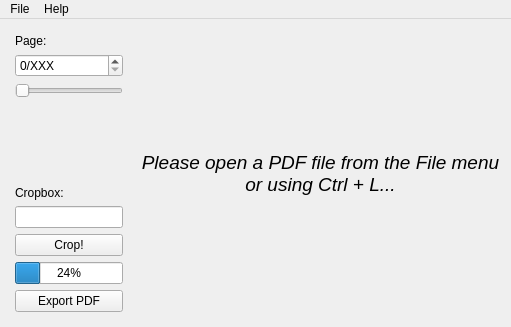
<?xml version="1.0" encoding="UTF-8"?>
<ui version="4.0">
 <class>MainWindow</class>
 <widget class="QMainWindow" name="MainWindow">
  <property name="geometry">
   <rect>
    <x>0</x>
    <y>0</y>
    <width>511</width>
    <height>327</height>
   </rect>
  </property>
  <property name="windowTitle">
   <string>PdfCrop</string>
  </property>
  <widget class="QWidget" name="centralWidget">
   <property name="enabled">
    <bool>true</bool>
   </property>
   <layout class="QHBoxLayout" name="horizontalLayout">
    <property name="spacing">
     <number>0</number>
    </property>
    <property name="margin">
     <number>4</number>
    </property>
    <item>
     <widget class="QWidget" name="pager" native="true">
      <property name="enabled">
       <bool>true</bool>
      </property>
      <property name="sizePolicy">
       <sizepolicy hsizetype="Fixed" vsizetype="Preferred">
        <horstretch>0</horstretch>
        <verstretch>0</verstretch>
       </sizepolicy>
      </property>
      <layout class="QVBoxLayout" name="verticalLayout">
       <item>
        <widget class="QLabel" name="label_2">
         <property name="text">
          <string>Page:</string>
         </property>
        </widget>
       </item>
       <item>
        <widget class="QSpinBox" name="pageValue">
         <property name="suffix">
          <string>/XXX</string>
         </property>
        </widget>
       </item>
       <item>
        <widget class="QSlider" name="pageSlider">
         <property name="orientation">
          <enum>Qt::Horizontal</enum>
         </property>
        </widget>
       </item>
       <item>
        <spacer name="verticalSpacer_2">
         <property name="orientation">
          <enum>Qt::Vertical</enum>
         </property>
         <property name="sizeHint" stdset="0">
          <size>
           <width>20</width>
           <height>40</height>
          </size>
         </property>
        </spacer>
       </item>
       <item>
        <widget class="QLabel" name="label">
         <property name="text">
          <string>Cropbox:</string>
         </property>
        </widget>
       </item>
       <item>
        <widget class="QLineEdit" name="cropBox"/>
       </item>
       <item>
        <widget class="QPushButton" name="btnCrop">
         <property name="text">
          <string>Crop!</string>
         </property>
        </widget>
       </item>
       <item>
        <widget class="QProgressBar" name="progressBar">
         <property name="value">
          <number>24</number>
         </property>
        </widget>
       </item>
	   <item>
	    <widget class="QPushButton" name="btnExport">
		 <property name="text">
		  <string>Export PDF</string>
		 </property>
		</widget>
	   </item>
      </layout>
     </widget>
    </item>
    <item>
     <widget class="DisplayWidget" name="display">
      <property name="font">
       <font>
        <pointsize>14</pointsize>
        <italic>true</italic>
       </font>
      </property>
      <property name="text">
       <string>Please open a PDF file from the File menu or using Ctrl + L...</string>
      </property>
      <property name="alignment">
       <set>Qt::AlignCenter</set>
      </property>
      <property name="wordWrap">
       <bool>true</bool>
      </property>
     </widget>
    </item>
   </layout>
  </widget>
  <widget class="QMenuBar" name="menuBar">
   <property name="geometry">
    <rect>
     <x>0</x>
     <y>0</y>
     <width>511</width>
     <height>25</height>
    </rect>
   </property>
   <widget class="QMenu" name="menuFile">
    <property name="title">
     <string>File</string>
    </property>
    <addaction name="actionLoad"/>
    <addaction name="separator"/>
    <addaction name="actionExit"/>
   </widget>
   <widget class="QMenu" name="menuHelp">
    <property name="title">
     <string>Help</string>
    </property>
    <addaction name="action_About"/>
   </widget>
   <addaction name="menuFile"/>
   <addaction name="menuHelp"/>
  </widget>
  <action name="actionLoad">
   <property name="text">
    <string>&amp;Load PDF</string>
   </property>
   <property name="toolTip">
    <string>Load a PDF file</string>
   </property>
   <property name="shortcut">
    <string>Ctrl+L</string>
   </property>
  </action>
  <action name="actionExit">
   <property name="text">
    <string>E&amp;xit</string>
   </property>
  </action>
  <action name="action_About">
   <property name="text">
    <string>&amp;About</string>
   </property>
  </action>
  <action name="actionPageChanged">
   <property name="text">
    <string>pageChanged</string>
   </property>
  </action>
 </widget>
 <layoutdefault spacing="6" margin="11"/>
 <customwidgets>
  <customwidget>
   <class>DisplayWidget</class>
   <extends>QLabel</extends>
   <header>displaywidget.h</header>
  </customwidget>
 </customwidgets>
 <resources/>
 <connections>
  <connection>
   <sender>pageValue</sender>
   <signal>valueChanged(int)</signal>
   <receiver>pageSlider</receiver>
   <slot>setValue(int)</slot>
   <hints>
    <hint type="sourcelabel">
     <x>137</x>
     <y>87</y>
    </hint>
    <hint type="destinationlabel">
     <x>158</x>
     <y>122</y>
    </hint>
   </hints>
  </connection>
  <connection>
   <sender>pageSlider</sender>
   <signal>valueChanged(int)</signal>
   <receiver>pageValue</receiver>
   <slot>setValue(int)</slot>
   <hints>
    <hint type="sourcelabel">
     <x>158</x>
     <y>122</y>
    </hint>
    <hint type="destinationlabel">
     <x>114</x>
     <y>87</y>
    </hint>
   </hints>
  </connection>
  <connection>
   <sender>pageValue</sender>
   <signal>valueChanged(int)</signal>
   <receiver>actionPageChanged</receiver>
   <slot>trigger()</slot>
   <hints>
    <hint type="sourcelabel">
     <x>114</x>
     <y>87</y>
    </hint>
    <hint type="destinationlabel">
     <x>-1</x>
     <y>-1</y>
    </hint>
   </hints>
  </connection>
  <connection>
   <sender>actionExit</sender>
   <signal>triggered()</signal>
   <receiver>MainWindow</receiver>
   <slot>close()</slot>
   <hints>
    <hint type="sourcelabel">
     <x>-1</x>
     <y>-1</y>
    </hint>
    <hint type="destinationlabel">
     <x>255</x>
     <y>163</y>
    </hint>
   </hints>
  </connection>
 </connections>
</ui>
